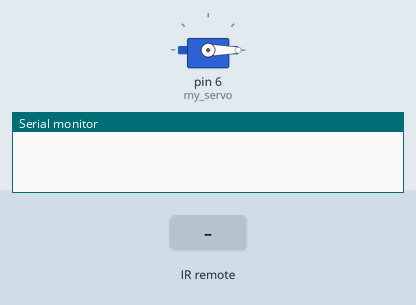
A sketch run on a simulated Arduino Uno, built with avr-gcc and run on an emulated ATmega328P. Shown: servo, the last lines printed to the serial monitor. The test bench sets the inputs (shaded band).

Above: at 1.2 s.
1.3 s: infrared code 0xFFFF906F received
At 2.0 s:
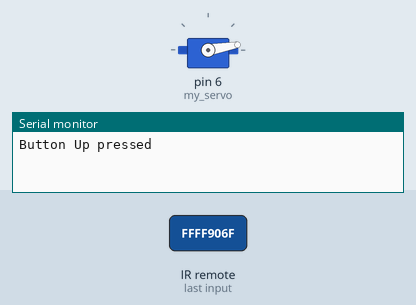
2.8 s: infrared code 0xFFFF906F received
At 3.1 s:
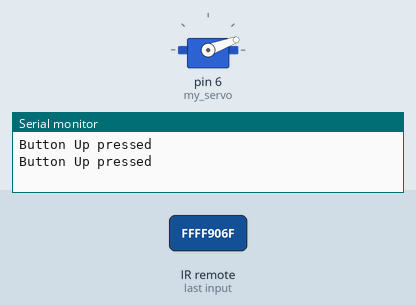
Timing chart, 0 to 5.8 s (numbered marks = the images above; inputs shaded):
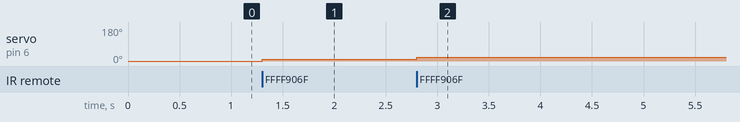

The sketch:

IR_Remote_and_Sensor.ino
```cpp
#include <IRremote.h>
#include <Servo.h>

#define Nothing 0xFFFFFFFF
#define Power_Button 0xFFA25D
#define Button_0 0x6897
#define Button_1 0x30CF
#define Button_2 0x18E7
#define Button_3 0x7A85
#define Button_4 0x10EF
#define Button_5 0x38C7
#define Button_6 0x5AA5
#define Button_7 0x42BD
#define Button_8 0x4AB5
#define Button_9 0x52AD
#define Volume_Up 0x629D
#define Volume_Down 0xFFFFA857
#define Func_Stop 0xFFFFE21D
#define Button_Down 0xFFFFE01F
#define Button_Up 0xFFFF906F

int receiver = 8; // Initlialize IR receiver pin
IRrecv irrecv(receiver); // Crete new instance of IR receiver
decode_results results;

Servo my_servo;
int my_servo_pos = 0;

void setup() {
  // put your setup code here, to run once:
  Serial.begin(9600);
  irrecv.enableIRIn();

  my_servo.attach(6);
  my_servo.write(my_servo_pos);

}

void loop() {
  // put your main code here, to run repeatedly:
  if (irrecv.decode(&results)) {
    int hex_value = results.value;
    if (hex_value != Nothing) {
      switch (hex_value) {
        case Button_Down:
          Serial.print("Button Down pressed\n");
          if (my_servo_pos >= 10){
            my_servo_pos = my_servo_pos - 10;
            my_servo.write(my_servo_pos);
          }
          break;
         case Button_Up:
          Serial.print("Button Up pressed\n");
          if (my_servo_pos <= 170){
            my_servo_pos = my_servo_pos + 10;
            my_servo.write(my_servo_pos);
          }
          break;
         default:
          Serial.print("Unknown button pressed.\n");
      }
    }
    irrecv.resume();
  }

}
```

Measured:
- after the input at 1.3 s, servo on pin 6 (my_servo): 0° → 10° at once
- after the input at 2.8 s, servo on pin 6 (my_servo): 10° → 20° at once
